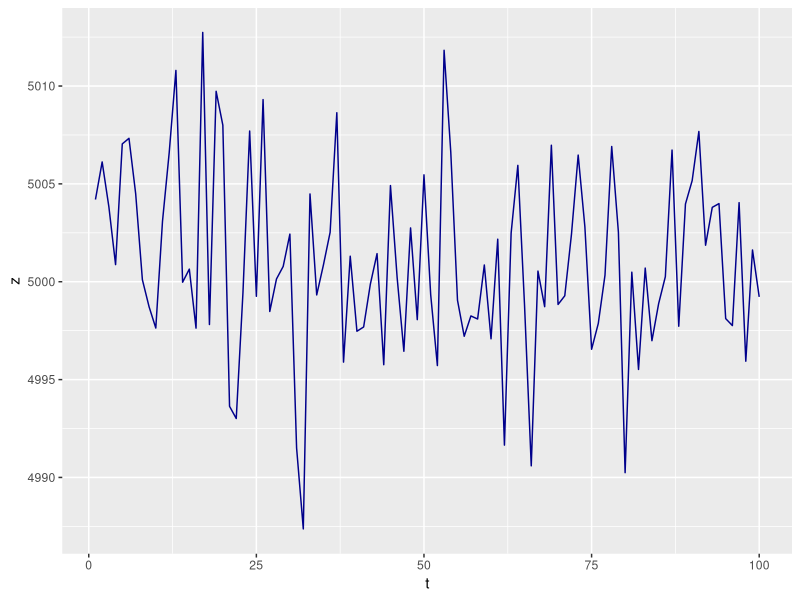
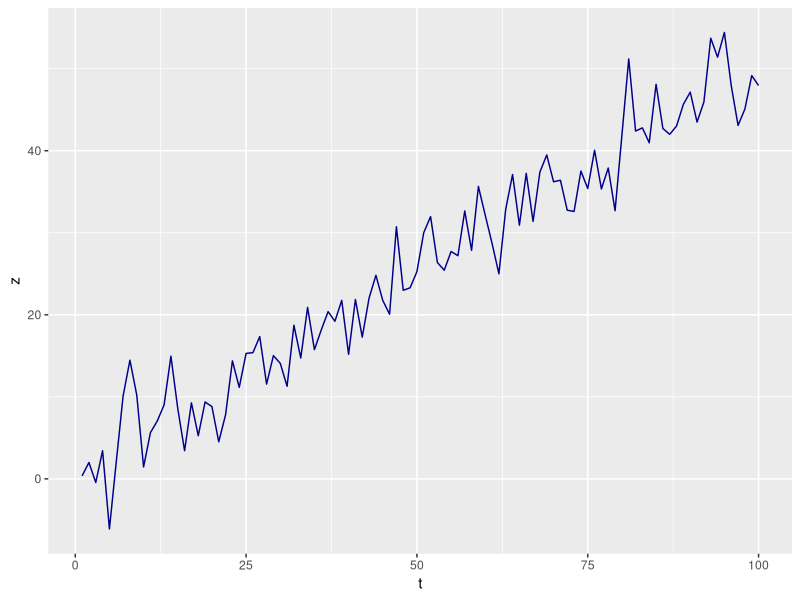
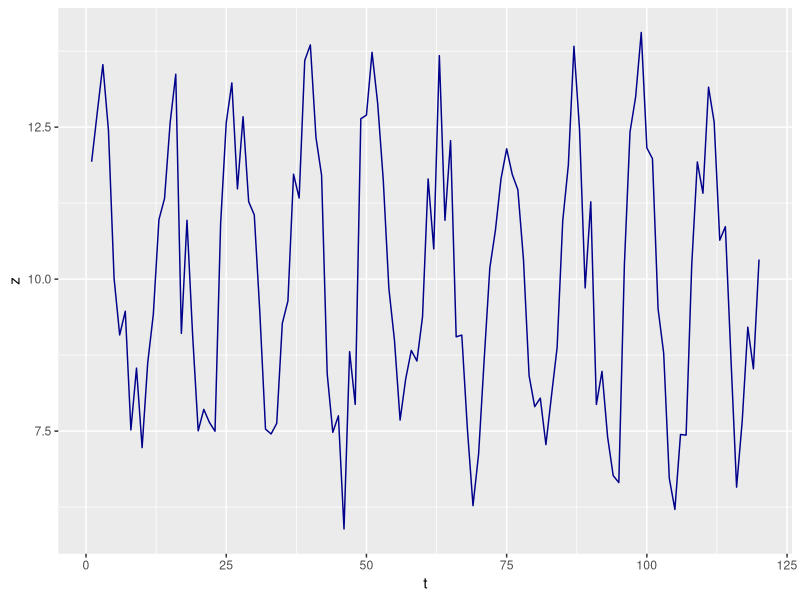
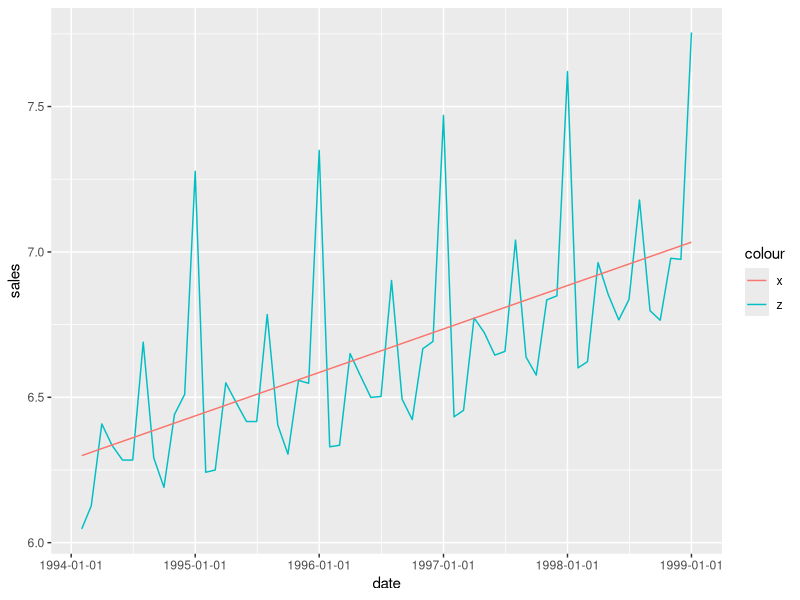
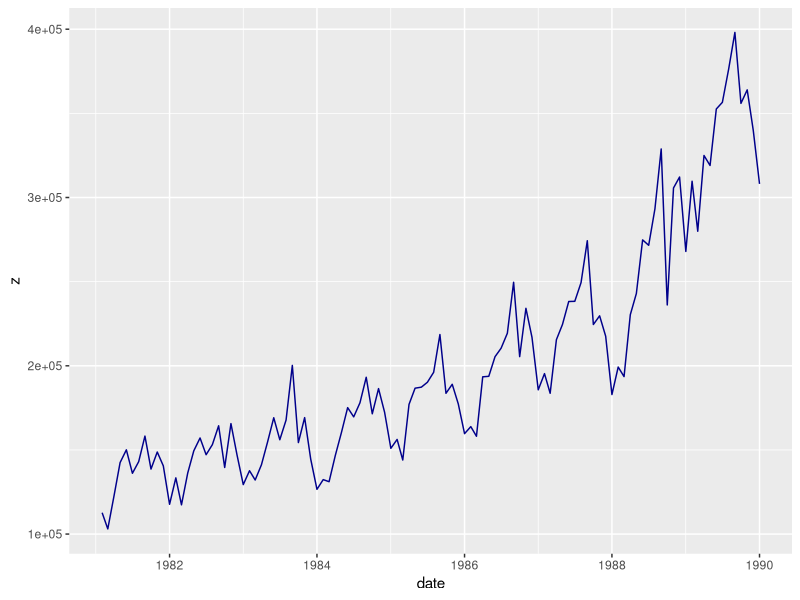
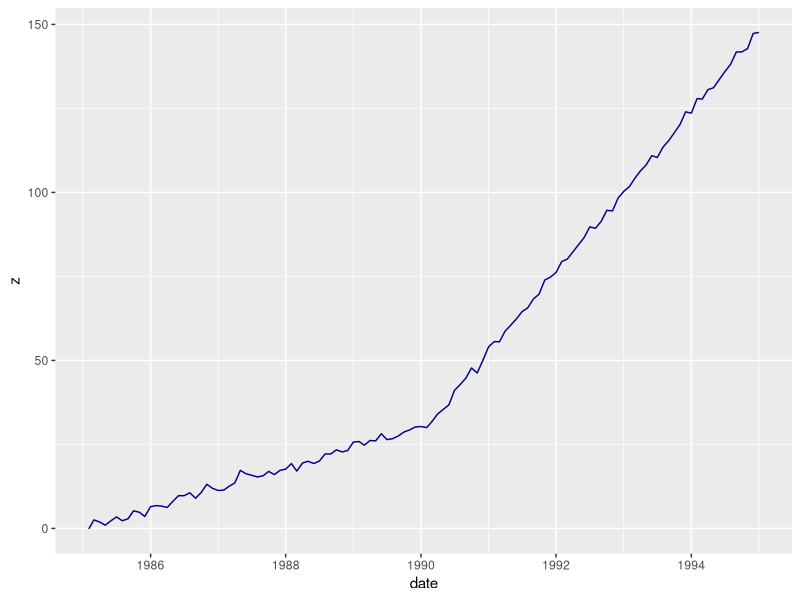
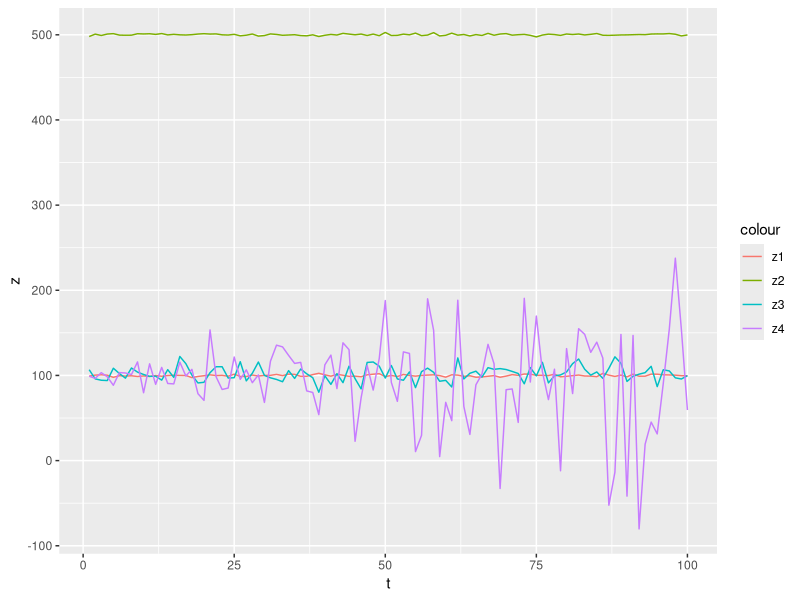
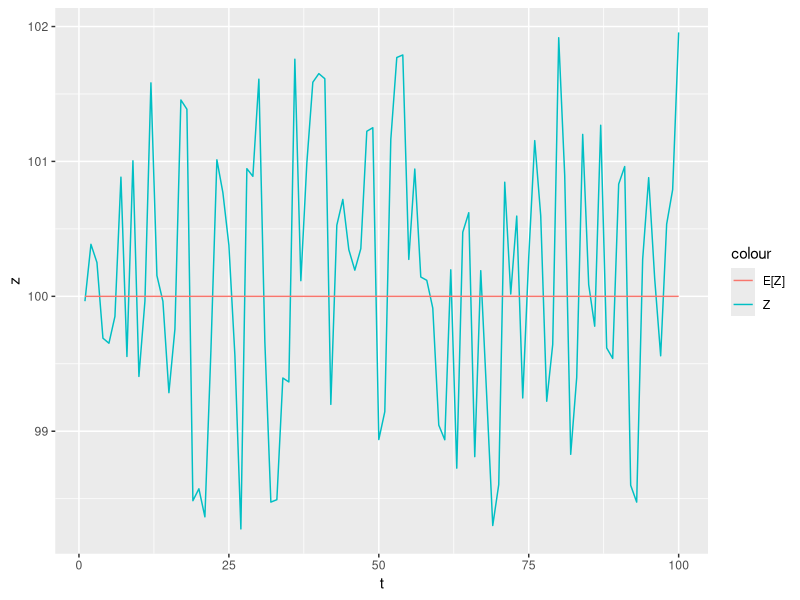

R code for these plots, in order:
library(lubridate)
library(ggplot2)

# figure 1.1
t <- 1:100
z <- 5000 + rnorm(100, mean=0, sd=sqrt(20))
df <- data.frame(t, z)
ggplot(data = df, aes(t, z)) + geom_line(color="darkblue")

# figure 1.2
t <- 1:100
z <- 0.5 * t + rnorm(100, 0, sqrt(10))
df <- data.frame(t, z)
ggplot(data = df, aes(t, z)) + geom_line(color="darkblue")

# figure 1.3
t <- 1:120
z <- 10 + 3 * sin(2 * pi * t / 12) + rnorm(120, 0, 0.8)
df <- data.frame(t, z)
ggplot(data = df, aes(t, z)) + geom_line(color="darkblue")

# figure 1.4
data <- read.csv('./timedata/depart.txt', sep='', header=FALSE)
z <- na.omit(c(t(data)))
date <- ymd("940101") + months(1:length(z))
x <- 2.701573 + 0.000409 * as.numeric(date)
df <- data.frame(date, z, x)
ggplot(data = df, aes(date)) + geom_line(aes(y=log(z), colour="z")) + 
  geom_line(aes(y=x, colour="x")) + 
  scale_x_date(date_breaks="1 year") + ylab("sales")

# figure 1.5
data <- read.csv('./timedata/koreapass.txt', sep='', header=FALSE)
z <- na.omit(c(t(data)))
date <- ymd("810101") + months(1:length(z))
df <- data.frame(date, z)
ggplot(data=df, aes(date, z)) + geom_line(color="darkblue")

# figure 1.6
t <- c(0.5*1:60, 2*15:74)
z <- t + rnorm(120, 0, 1)
date <- ymd("850101") + months(1:length(z))
df <- data.frame(date, z)
ggplot(data=df, aes(date, z)) + geom_line(color="darkblue")

# ex1_5
t <- 1:100
z1 <- 100 + rnorm(100)
z2 <- 500 + rnorm(100)
z3 <- 100 + rnorm(100, 0, 10)
z4 <- 100 + t * rnorm(100)
df <- data.frame(t,z1,z2,z3,z4)
ggplot(data=df, aes(t)) + 
  geom_line(aes(y=z1, colour='z1')) + 
  geom_line(aes(y=z2, colour='z2')) + 
  geom_line(aes(y=z3, colour='z3')) + 
  geom_line(aes(y=z4, colour='z4')) +
  ylab('z')

# ex1_6_1
t <- 1:100
e <- rep(100, 100)
z <- 100 + rnorm(100)
df <- data.frame(t, e, z)
ggplot(data=df, aes(t)) + geom_line(aes(y=z, colour="Z")) + geom_line(aes(y=e, colour="E[Z]"))

# ex1_6_2
t <- 1:100
e <- 100 + t
z <- 100 + t + rnorm(100)
df <- data.frame(t, e, z)
ggplot(data=df, aes(t)) + geom_line(aes(y=z, colour="Z")) + geom_line(aes(y=e, colour="E[Z]"))

# ex1_6_3
t <- 1:100
e <- 100 + t + 2*t**2
z <- 100 + t + 2*t**2 + rnorm(100)
df <- data.frame(t, e, z)
ggplot(data=df, aes(t)) + geom_line(aes(y=z, colour="Z")) + geom_line(aes(y=e, colour="E[Z]"))

# ex1_6_4
t <- 1:100
e <- 100 + sin(2*pi*t/12) + cos(2*pi*t/12)
z <- 100 + sin(2*pi*t/12) + cos(2*pi*t/12) + rnorm(100, 0, 5)
df <- data.frame(t, e, z)
ggplot(data=df, aes(t)) + geom_line(aes(y=z, colour="Z")) + geom_line(aes(y=e, colour="E[Z]"))

# ex1_6_5
t <- 1:100
e <- 100 + sin(2*pi*t/4) + cos(2*pi*t/4)
z <- 100 + sin(2*pi*t/4) + cos(2*pi*t/4) + rnorm(100, 0, 5)
df <- data.frame(t, e, z)
ggplot(data=df, aes(t)) + geom_line(aes(y=z, colour="Z")) + geom_line(aes(y=e, colour="E[Z]"))

# ex1_6_6
t <- 1:100
e <- 100 + 0.3*t + sin(2*pi*t/12) + cos(2*pi*t/12)
z <- 100 + 0.3*t + sin(2*pi*t/12) + cos(2*pi*t/12) + rnorm(100, 0, 5)
df <- data.frame(t, e, z)
ggplot(data=df, aes(t)) + geom_line(aes(y=z, colour="Z")) + geom_line(aes(y=e, colour="E[Z]"))

# ex1_6_7
t <- 1:100
e <- 100 + sin(2*pi*t/12) + cos(2*pi*t/12) + 0.8*sin(2*pi*t/6) + 0.7*cos(2*pi*t/6)
z <- 100 + sin(2*pi*t/12) + cos(2*pi*t/12) + 0.8*sin(2*pi*t/6) + 0.7*cos(2*pi*t/6) + rnorm(100, 0, 5)
df <- data.frame(t, e, z)
ggplot(data=df, aes(t)) + geom_line(aes(y=z, colour="Z")) + geom_line(aes(y=e, colour="E[Z]"))

# ex1_6_8
t <- 1:100
e <- rep(250, 100)
z <- 250 + rnorm(1)
for(i in 2:100) {
  z[i] <- 100 + 0.6*z[i-1] + rnorm(1)
}
df <- data.frame(t, e, z)
ggplot(data=df, aes(t)) + geom_line(aes(y=z, colour="Z")) + geom_line(aes(y=e, colour="E[Z]"))

# ex1_6_9
t <- 1:100
e <- rep(100/1.2, 100)
z <- 50 + rnorm(1)
z[2] <- 100 + 0.5*z[1] + rnorm(1)
for(i in 3:100) {
  z[i] <- 100 + 0.5*z[i-1] - 0.7*z[i-2] + rnorm(1)
}
df <- data.frame(t, e, z)
ggplot(data=df, aes(t)) + geom_line(aes(y=z, colour="Z")) + geom_line(aes(y=e, colour="E[Z]"))

# ex1_6_10
t <- 1:100
eps <- rnorm(101)
e <- rep(100,100)
z <- 100 + eps[2:101] + 0.8*eps[1:100]
df <- data.frame(t, e, z)
ggplot(data=df, aes(t)) + geom_line(aes(y=z, colour="Z")) + geom_line(aes(y=e, colour="E[Z]"))

# ex1_6_11
t <- 1:100
eps <- rnorm(101)
e <- rep(100,100)
z <- 100 + eps[2:101] - 0.8*eps[1:100]
df <- data.frame(t, e, z)
ggplot(data=df, aes(t)) + geom_line(aes(y=z, colour="Z")) + geom_line(aes(y=e, colour="E[Z]"))

# ex1_7_1
data <- read.csv('./timedata/female.txt', sep='', header=FALSE)
z <- na.omit(c(t(data)))
t <- 1:length(z)
df <- data.frame(t, z)
ggplot(data = df, aes(t, z)) + 
  geom_line(color="darkblue") +
  xlab("months") +
  ylab("female workers(unit: 100thou)")

# ex1_7_2
data <- read.csv('./timedata/build.txt', sep='', header=FALSE)
z <- na.omit(c(t(data)))
t <- 1:length(z)
df <- data.frame(t, z)
ggplot(data = df, aes(t, z)) + 
  geom_line(color="darkblue") +
  xlab("months") +
  ylab("pemission")

# ex1_7_3
data <- read.csv('./timedata/export.txt', sep='', header=FALSE)
z <- na.omit(c(t(data)))
t <- 1:length(z)
df <- data.frame(t, z)
ggplot(data = df, aes(t, z)) + 
  geom_line(color="darkblue") +
  xlab("months") +
  ylab("sales(unit: $100m)")

# ex1_7_4
data <- read.csv('./timedata/usapass.txt', sep='', header=FALSE)
z <- na.omit(c(t(data)))
t <- 1:length(z)
df <- data.frame(t, z)
ggplot(data = df, aes(t, z)) + 
  geom_line(color="darkblue") +
  xlab("months") +
  ylab("flight customers(unit: 1thou)")
